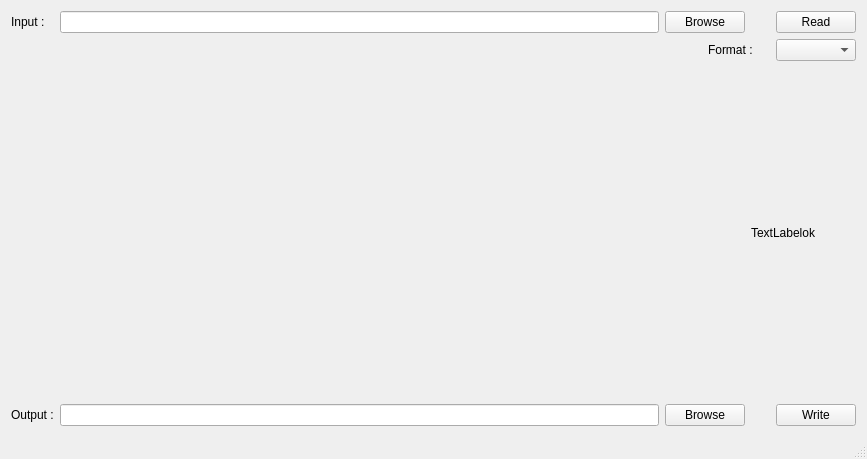
<?xml version="1.0" encoding="UTF-8"?>
<ui version="4.0">
 <class>MainWindow</class>
 <widget class="QMainWindow" name="MainWindow">
  <property name="geometry">
   <rect>
    <x>0</x>
    <y>0</y>
    <width>867</width>
    <height>459</height>
   </rect>
  </property>
  <property name="windowTitle">
   <string>Qucs-RFlayout</string>
  </property>
  <widget class="QWidget" name="centralWidget">
   <layout class="QGridLayout" name="gridLayout">
    <item row="0" column="0">
     <widget class="QLabel" name="l_input">
      <property name="text">
       <string>Input :</string>
      </property>
     </widget>
    </item>
    <item row="0" column="5">
     <widget class="QPushButton" name="pb_read">
      <property name="text">
       <string>Read</string>
      </property>
     </widget>
    </item>
    <item row="1" column="5">
     <widget class="QComboBox" name="cb_format"/>
    </item>
    <item row="2" column="4" colspan="2">
     <widget class="QLabel" name="l_debug">
      <property name="text">
       <string>TextLabelok</string>
      </property>
     </widget>
    </item>
    <item row="3" column="0">
     <widget class="QLabel" name="l_output">
      <property name="text">
       <string>Output :</string>
      </property>
     </widget>
    </item>
    <item row="3" column="1">
     <widget class="QLineEdit" name="le_path_out"/>
    </item>
    <item row="1" column="3" colspan="2">
     <widget class="QLabel" name="l_format">
      <property name="text">
       <string>Format :</string>
      </property>
     </widget>
    </item>
    <item row="3" column="2" colspan="2">
     <widget class="QPushButton" name="pb_browse_out">
      <property name="text">
       <string>Browse</string>
      </property>
     </widget>
    </item>
    <item row="3" column="5">
     <widget class="QPushButton" name="pb_write">
      <property name="text">
       <string>Write</string>
      </property>
     </widget>
    </item>
    <item row="0" column="1">
     <widget class="QLineEdit" name="le_path_in"/>
    </item>
    <item row="0" column="2" colspan="2">
     <widget class="QPushButton" name="pb_browse_in">
      <property name="text">
       <string>Browse</string>
      </property>
     </widget>
    </item>
    <item row="1" column="0" rowspan="2" colspan="2">
     <widget class="Preview" name="glw_preview" native="true"/>
    </item>
   </layout>
  </widget>
  <widget class="QMenuBar" name="menuBar">
   <property name="geometry">
    <rect>
     <x>0</x>
     <y>0</y>
     <width>867</width>
     <height>25</height>
    </rect>
   </property>
  </widget>
  <widget class="QStatusBar" name="statusBar"/>
 </widget>
 <layoutdefault spacing="6" margin="11"/>
 <customwidgets>
  <customwidget>
   <class>Preview</class>
   <extends>QWidget</extends>
   <header>preview.h</header>
  </customwidget>
 </customwidgets>
 <resources/>
 <connections/>
</ui>
